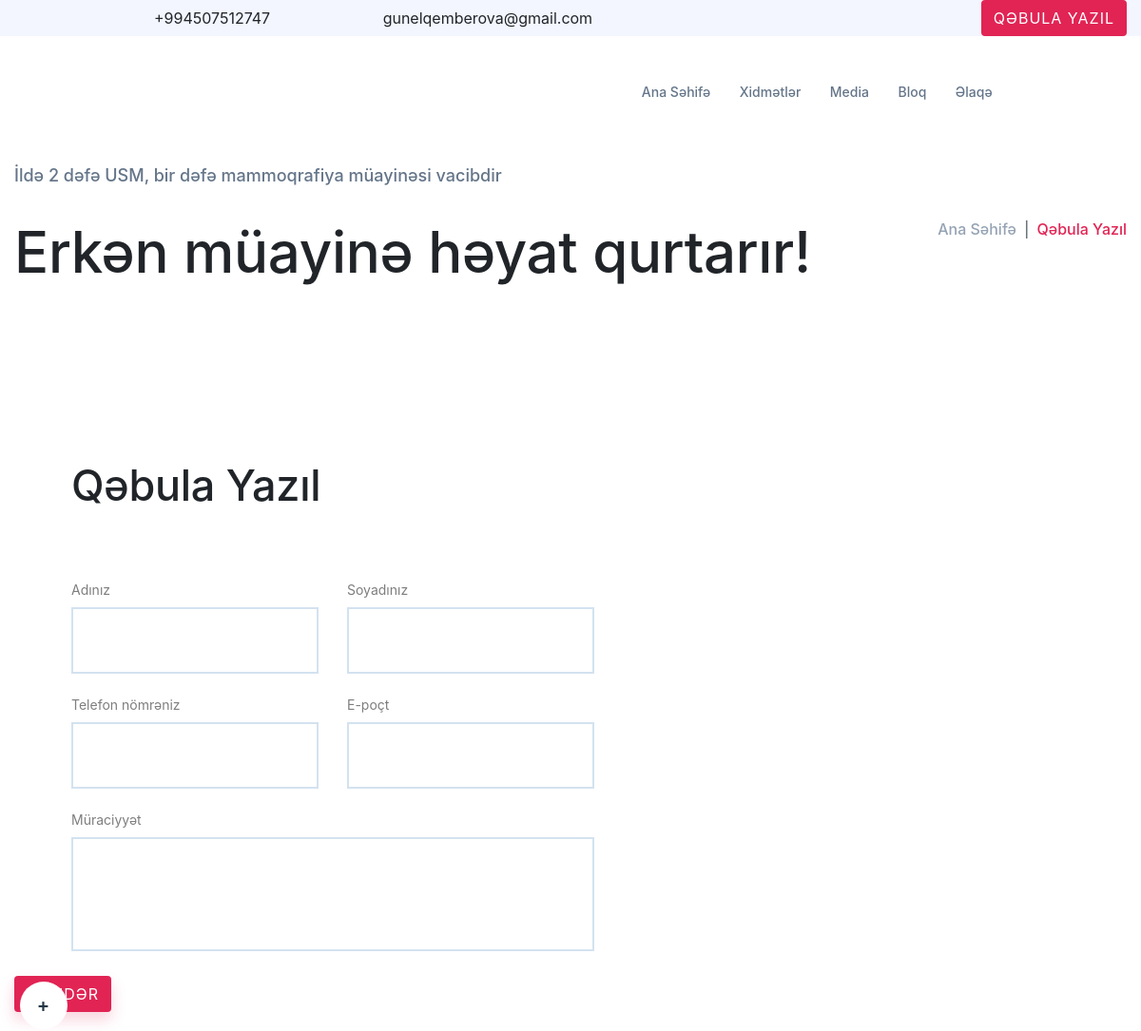
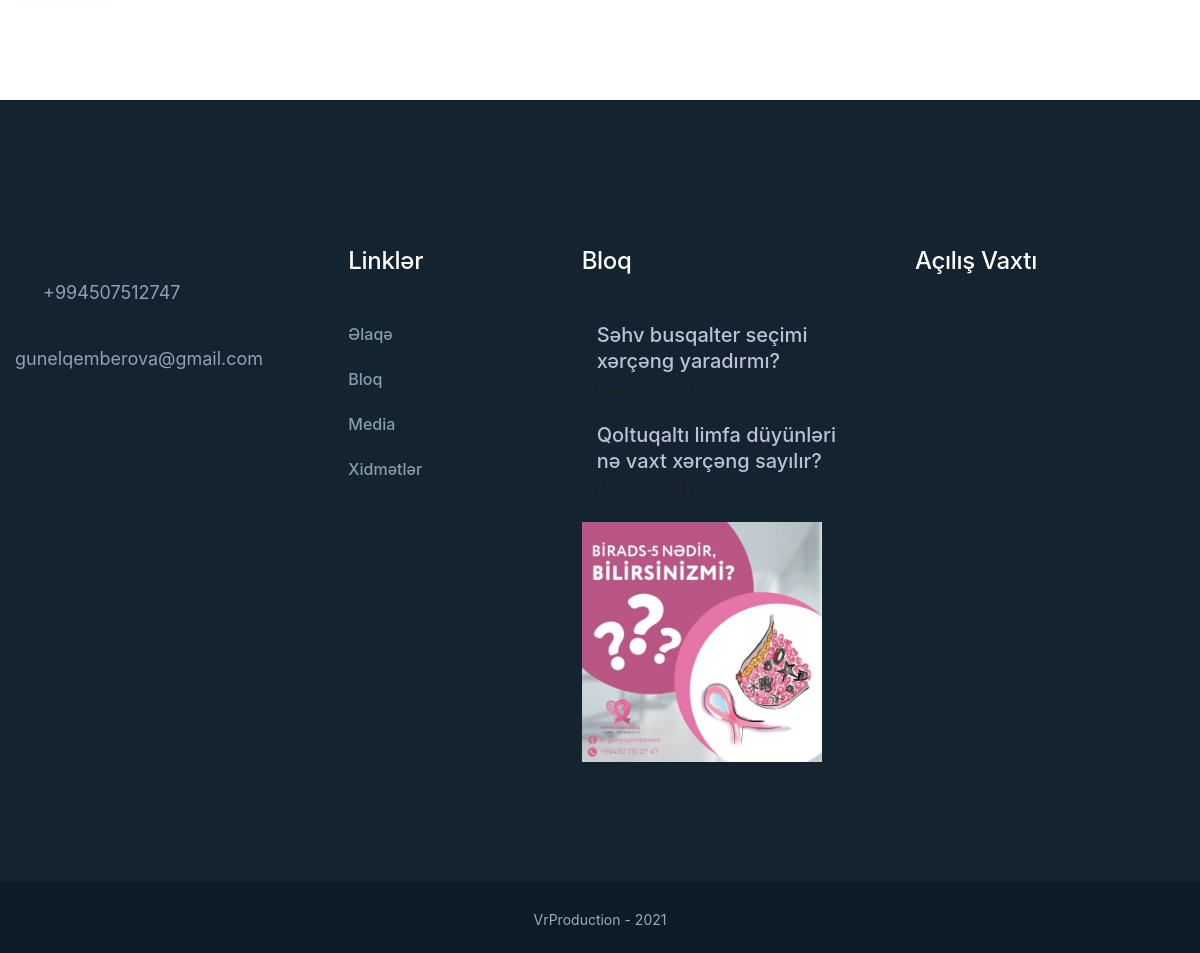
/qəbulayazıl/, run on the app's committed database (2 pictures, top to bottom).
### medical_app/models.py (models this page shows, shortened)
class BaşlıqNömrəEpoct(models.Model):
    number = models.CharField(max_length=20, help_text="Maksimum 20 hərif")
    email = models.CharField(max_length=30, help_text="Maksimum 30 hərif")

class Footer_Bloq(models.Model):
    foto = models.ImageField(upload_to='media/')
    bloq_seyfenin_bashliq_postu = models.TextField(max_length=300, help_text="Maksimum 300 hərif")
    vaxt = models.DateField()

### qebul_app/models.py (models this page shows, shortened)
class Əsas_Şəkilin_Yazıları(models.Model):
    yazı_1 = models.CharField(max_length=80, help_text="Maksimum 80 simvol")
    yazı_2 = models.CharField(max_length=35, help_text="Maksimum 35 simvol")

### qebul_app/templates/qebul.html (shortened to what this page needs)
{% load static %}
<!doctype html>
<html class="no-js" lang="zxx">
<head>
    <link rel="stylesheet" href="{% static 'css/owl.carousel.min.css' %}">
    <link rel="stylesheet" href="{% static 'css/animate.min.css' %}">
    <link rel="stylesheet" href="{% static 'css/nice-select.css' %}">
    <link rel="stylesheet" href="{% static 'css/magnific-popup.css'%}">
    <link rel="stylesheet" href="{% static 'css/all.min.css' %}">
    <link rel="stylesheet" href="{% static 'css/meanmenu.css' %}">
    <link rel="stylesheet" href="{% static 'css/slick.css' %}">
    <link rel="stylesheet" href="{% static 'css/default.css' %}">
    <link rel="stylesheet" href="{% static 'css/style.css' %}">
    <link rel="stylesheet" href="{% static 'css/responsive.css'%}">
    <link rel="stylesheet" href="{% static 'css/bootstrap.min.css' %}">
</head>
<body>
    <header>
        <div class="top-bar d-none d-md-block">
            <div class="container">
                <div class="row d-flex align-items-center">
                    <div class="col-xl-6 offset-xl-1 col-lg-6 offset-lg-1 col-md-7 offset-md-1">
                        <div class="header-info">
                            {% for numbers in numberemail %}
                            <span><i class="fas fa-phone"></i> +{{numbers.number}}</span>
                            <span style="margin-left: 3em;"><i class="fas fa-envelope"></i> {{numbers.email}}</span>
                            {% endfor %}
                        </div>
                    </div>
                    <div class="col-xl-5 col-lg-5 col-md-4">
                        <div class="header-top-right-btn f-right">
                            <a href="appoinment.html" class="btn">Qəbula Yazıl</a>
                        </div>
                    </div>
                </div>
            </div>
        </div>
        <div class="header-menu-area">
            <div class="container">
                <div class="row">
                    <div class="col-xl-3 col-lg-3 col-md-5 d-flex align-items-center">
                    </div>
                    <div class="col-xl-9 col-lg-9 col-md-9">
                        <div class="header-right f-right">
                            <div class="header-social-icons f-right d-none d-xl-block">
                                <ul>
                                    <li><a href="#"><i class="fab fa-facebook-f"></i></a></li>
                                    <li><a href="#"><i class="fab fa-youtube"></i></a></li>
                                    <li><a href="#"><i class="fab fa-instagram"></i></a></li>
                                </ul>
                            </div>
                        </div>
                        <div class="header__menu f-right">
                            <nav id="mobile-menu">
                                <ul>
                                    <li><a href="{% url 'homepage' %}">Ana Səhifə</a></li>
                                    <li><a href="{% url 'xidmetler' %}">Xidmətlər</a></li>
                                    <li><a href="{% url 'media' %}">Media</a></li>
                                    <li><a href="{% url 'blog' %}">Bloq</a></li>
                                    <li><a href="{% url 'contact' %}">Əlaqə</a></li>
                                </ul>
                            </nav>
                        </div>
                    </div>
                    <div class="col-12">
                    </div>
                </div>
            </div>
        </div>
    </header>
    <main>
            <div class="container">
                <div class="row">
                    <div class="col-lg-9 col-md-9 col-12">
                        {% for i in esasyazilar %}
                        <div class="page-title">
                            <p class="small-text pb-15">{{ i.yazı_1 }}</p>
                            <h1>{{ i.yazı_2 }}</h1>
                        </div>
                        {% endfor %}
                    </div>
                    <div class="col-lg-3 col-md-3 d-flex justify-content-start justify-content-md-end align-items-center">
                        <div class="page-breadcumb">
                            <nav aria-label="breadcrumb">
                                <ol class="breadcrumb ">
                                    <li class="breadcrumb-item">
                                        <a href="{% url 'homepage' %}">Ana Səhifə</a>
                                    </li>
                                    <li class="breadcrumb-item active" aria-current="page">Qəbula Yazıl</li>
                                </ol>
                            </nav>
                        </div>
                    </div>
                </div>
            </div>
        <section class="appointment-area appointment-area-3 pos-rel pt-115 pb-120" data-background="img/appoinment/appointment-bg.jpg">
            <div class="container">
                <div class="row">
                    <div class="col-xl-7 col-lg-8">
                        <div class="calculate-box white-bg">
                            <div class="calculate-content">
                                <div class="row">
                                    <div class="col-xl-12">
                                        <div class="about-title news-letter-title mb-70">
                                            <h1>Qəbula Yazıl</h1>
                                        </div>
                                    </div>
                                </div>
                                <div class="row">
                                    <div class="col-xl-6 col-lg-6 col-md-6">
                                        <form class="calculate-form appointment-form-3 mb-20" action="#">
                                            <label for="">Adınız</label>
                                            <input type="text" name="adtext" >
                                        </form>
                                    </div>
                                    <div class="col-xl-6 col-lg-6 col-md-6">
                                        <form class="calculate-form appointment-form-3 mb-20" action="#">
                                            <label for="">Soyadınız</label>
                                            <input type="text" name="soyadtext">
                                        </form>
                                    </div>
                                    <div class="col-xl-6 col-lg-6 col-md-6">
                                        <form class="calculate-form appointment-form-3 mb-20" action="#">
                                            <label for="">Telefon nömrəniz</label>
                                            <input type="text" name="telefon">
                                        </form>
                                    </div>
                                    <div class="col-xl-6 col-lg-6 col-md-6">
                                        <form class="calculate-form appointment-form-3 mb-20" action="#">
                                            <label for="">E-poçt</label>
                                            <input type="text" name="mal">
                                        </form>
                                    </div>
                                    <div class="col-xl-12">
                                        <form class="calculate-form appointment-form-3 mb-20" action="#">
                                            <label for="">Müraciyyət</label>
                                            <textarea name="subject" cols="30" rows="10" ></textarea>
                                        </form>
                                    </div>
                                </div>
                            </div>
                            <button class="btn btn-icon ml-0" type="submit"><span>+</span>Göndər</button>
                        </div>
                    </div>
                </div>
            </div>
        </section>
    </main>
    <footer>
        <div class="footer-top primary-bg footer-map pos-rel pt-120 pb-80">
            <div class="container">
                <div class="row justify-content-between">
                    <div class="col-xl-3 col-lg-6 col-md-6">
                        <div class="footer-contact-info footer-contact-info-3 mb-40">
                            <div class="footer-logo mb-35">
                            </div>
                            <div class="footer-emailing">
                                <ul>
                                    {% for numbers in numberemail %}
                                    <li><i class="far fa-phone"></i>+{{numbers.number}}</li>
                                    <li><i class="far fa-envelope"></i>{{numbers.email}}</li>
                                    {% endfor %}
                                </ul>
                            </div>
                        </div>
                    </div>
                    <div class="col-xl-2 col-lg-6 col-md-6">
                        <div class="footer-widget h4footer-widget mb-40">
                            <div class="footer-title">
                                <h3>Linklər</h3>
                            </div>
                            <div class="footer-menu footer-menu-2 h4footer-menu">
                                <ul>
                                    <li><a href="{% url 'contact' %}">Əlaqə</a></li>
                                    <li><a href="{% url 'blog' %}">Bloq</a></li>
                                    <li><a href="{% url 'media' %}">Media</a></li>
                                    <li><a href="{% url 'xidmetler' %}">Xidmətlər</a></li>
                                </ul>
                            </div>
                        </div>
                    </div>
                    <div class="col-xl-3 col-lg-6 col-md-6">
                        <div class="footer-widget h4footer-widget mb-40">
                            <div class="footer-title">
                                <h3>Bloq</h3>
                            </div>
                            <div class="blog-feeds pr-15">
                                {% for i in footer_bloq %}
                                <div class="signle-blog-feeds mb-20">
                                    <div class="blog-feeds-thumb">
                                        <a href="news-details.html"><img src="{{ i.foto.url }}" alt=""></a>
                                    </div>
                                    <div class="blog-feeds-text">
                                        <h5><a href="news-details.html">{{ i.bloq_seyfenin_bashliq_postu }}</a></h5>
                                        <span class="feeds-date">{{ i.vaxt }}</span>
                                    </div>
                                </div>
                                {% endfor %}
                            </div>
                        </div>
                    </div>
                    <div class="col-xl-3 col-lg-6 col-md-6">
                        <div class="footer-widget h4footer-widget mb-40">
                            <div class="footer-title">
                                <h3>Açılış Vaxtı</h3>
                            </div>
                        </div>
                    </div>
                </div>
            </div>
        </div>
        <div class="footer-bottom pt-25 pb-20">
            <div class="container">
                <div class="row">
                    <div class="col-xl-12">
                        <div class="footer-copyright footer-copyright-3 text-center">
                            <p>VrProduction - 2021</p>
                        </div>
                    </div>
                </div>
            </div>
        </div>
    </footer>
</body>
</html>

### static/css/default.css (style rules this page uses)
.mb-20 { margin-bottom: 20px; }
.mb-35 { margin-bottom: 35px; }
.mb-40 { margin-bottom: 40px; }
.mb-70 { margin-bottom: 70px; }
.pt-25 { padding-top: 25px; }
.pt-115 { padding-top: 115px; }
.pt-120 { padding-top: 120px; }
.pb-15 { padding-bottom: 15px; }
.pb-20 { padding-bottom: 20px; }
.pb-80 { padding-bottom: 80px; }
.pb-120 { padding-bottom: 120px; }
.pr-15 { padding-right: 15px; }
.white-bg { background: #fff; }
.primary-bg { background: #13232f; }
.pos-rel { position: relative; }

### static/css/responsive.css (style rules this page uses)
@media (min-width: 992px) and (max-width: 1200px) { .about-title h1 { font-size: 45px; } }
@media (min-width: 992px) and (max-width: 1200px) { .header__menu ul li { margin-left: 26px; } }
@media (min-width: 992px) and (max-width: 1200px) { .signle-blog-feeds { overflow: hidden; } }

### data on the page
BaşlıqNömrəEpoct: number "994507512747", email "gunelqemberova@gmail.com"
Əsas_Şəkilin_Yazıları: yazı_1 "İldə 2 dəfə USM, bir dəfə mammoqrafiya müayinəsi vacibdir", yazı_2 "Erkən müayinə həyat qurtarır!"
Footer_Bloq: bloq_seyfenin_bashliq_postu "Səhv busqalter seçimi xərçəng yaradırmı?"
Footer_Bloq: bloq_seyfenin_bashliq_postu "Qoltuqaltı limfa düyünləri nə vaxt xərçəng sayılır?"
Footer_Bloq: foto (picture)
